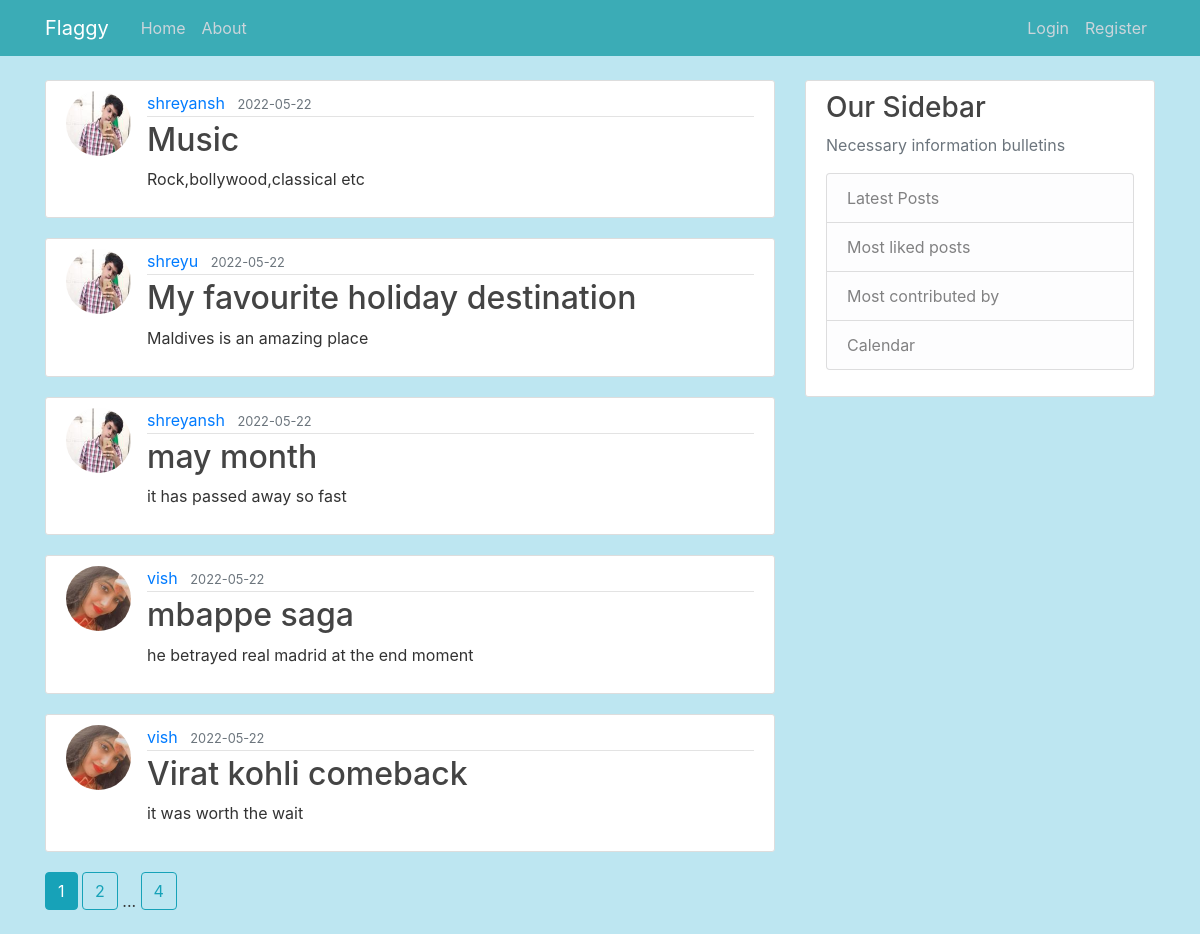
The page /home on the database its author committed.
### flaskblog/models.py (models this page shows, shortened)
class Post(db.Model):
    id = db.Column(db.Integer, primary_key=True)
    title = db.Column(db.String(100), nullable=False)
    date_posted = db.Column(db.DateTime, nullable=False, default=datetime.utcnow)
    content = db.Column(db.Text, nullable=False)
    user_id = db.Column(db.Integer, db.ForeignKey('user.id'), nullable=False)

class User(db.Model, UserMixin):
    id = db.Column(db.Integer, primary_key=True)
    username = db.Column(db.String(20), unique=True, nullable=False)
    email = db.Column(db.String(120), unique=True, nullable=False)
    image_file = db.Column(db.String(20), nullable=False, default='default.jpg')
    password = db.Column(db.String(60), nullable=False)
    posts = db.relationship('Post', backref='author', lazy=True)

### flaskblog/main/routes.py (the view)
@main.route("/")
@main.route("/home")
def home():
    page = request.args.get('page', 1, type=int)
    posts = Post.query.order_by(Post.date_posted.desc()).paginate(page=page, per_page=5)
    return render_template('home.html', posts=posts)

### flaskblog/templates/home.html
{% extends "layout.html" %}
{% block content %}
    {% for post in posts.items %}
        <article class="media content-section">
          <img class="rounded-circle article-img" src="{{ url_for('static', filename='profile_pics/' + post.author.image_file) }}">
          <div class="media-body">
            <div class="article-metadata">
              <a class="mr-2" href="{{ url_for('users.user_posts', username=post.author.username) }}">{{ post.author.username }}</a>
              <small class="text-muted">{{ post.date_posted.strftime('%Y-%m-%d') }}</small>
            </div>
            <h2><a class="article-title" href="{{ url_for('posts.post', post_id=post.id) }}">{{ post.title }}</a></h2>
            <p class="article-content">{{ post.content }}</p>
          </div>
        </article>
    {% endfor %}
    {% for page_num in posts.iter_pages(left_edge=1, right_edge=1, left_current=1, right_current=2) %}
      {% if page_num %}
        {% if posts.page == page_num %}
          <a class="btn btn-info mb-4" href="{{ url_for('main.home', page=page_num) }}">{{ page_num }}</a>
        {% else %}
          <a class="btn btn-outline-info mb-4" href="{{ url_for('main.home', page=page_num) }}">{{ page_num }}</a>
        {% endif %}
      {% else %}
        ...
      {% endif %}
    {% endfor %}
{% endblock content %}

### flaskblog/templates/layout.html (shortened to what this page needs)
<!DOCTYPE html>
<html>
<head>
    <link rel="stylesheet" href="https://maxcdn.bootstrapcdn.com/bootstrap/4.0.0/css/bootstrap.min.css">
    <link rel="stylesheet" type="text/css" href="{{ url_for('static', filename='main.css') }}">
</head>
<body>
    <header class="site-header">
      <nav class="navbar navbar-expand-md navbar-dark bg-steel fixed-top">
        <div class="container">
          <a class="navbar-brand mr-4" href="/">Flaggy</a>
          <div class="collapse navbar-collapse" id="navbarToggle">
            <div class="navbar-nav mr-auto">
              <a class="nav-item nav-link" href="{{ url_for('main.home') }}">Home</a>
              <a class="nav-item nav-link" href="{{ url_for('main.about') }}">About</a>
            </div>
            <div class="navbar-nav">
              {% if current_user.is_authenticated %}
                <a class="nav-item nav-link" href="{{ url_for('posts.new_post') }}">New Post</a>
                <a class="nav-item nav-link" href="{{ url_for('users.account') }}">Account</a>
                <a class="nav-item nav-link" href="{{ url_for('users.logout') }}">Logout</a>
              {% else %}
                <a class="nav-item nav-link" href="{{ url_for('users.login') }}">Login</a>
                <a class="nav-item nav-link" href="{{ url_for('users.register') }}">Register</a>
              {% endif %}
            </div>
          </div>
        </div>
      </nav>
    </header>
    <main role="main" class="container">
      <div class="row">
        <div class="col-md-8">
          {% block content %}{% endblock %}
        </div>
        <div class="col-md-4">
          <div class="content-section">
            <h3>Our Sidebar</h3>
            <p class='text-muted'>Necessary information bulletins
              <ul class="list-group">
                <li class="list-group-item list-group-item-light">Latest Posts</li>
                <li class="list-group-item list-group-item-light">Most liked posts</li>
                <li class="list-group-item list-group-item-light">Most contributed by</li>
                <li class="list-group-item list-group-item-light">Calendar</li>
              </ul>
            </p>
          </div>
        </div>
      </div>
    </main>
</body>
</html>

### flaskblog/static/main.css (style rules this page uses)
body { background: #BDE6F1; color: #333333; margin-top: 5rem; }
h1, h2, h3, h4, h5, h6 { color: #444444; }
.bg-steel { background-color: #3BACB6; }
.site-header .navbar-nav .nav-link { color: #cbd5db; }
.content-section { background: #ffffff; padding: 10px 20px; border: 1px solid #dddddd; border-radius: 3px; margin-bottom: 20px; }
.article-title { color: #444444; }
.article-content { white-space: pre-line; }
.article-img { height: 65px; width: 65px; margin-right: 16px; }
.article-metadata { padding-bottom: 1px; margin-bottom: 4px; border-bottom: 1px solid #e3e3e3 }

### rows shown on the page
Post: image_file (picture), author.username "shreyansh", date_posted "2022-05-22", title "Music", content "Rock,bollywood,classical etc"
Post: image_file (picture), author.username "shreyu", date_posted "2022-05-22", title "My favourite holiday destination", content "Maldives is an amazing place"
Post: image_file (picture), author.username "shreyansh", date_posted "2022-05-22", title "may month", content "it has passed away so fast"
Post: image_file (picture), author.username "vish", date_posted "2022-05-22", title "mbappe saga", content "he betrayed real madrid at the end moment"
Post: image_file (picture), author.username "vish", date_posted "2022-05-22", title "Virat kohli comeback", content "it was worth the wait"

### other values the page prints
{{ page_num }} "1"
{{ page_num }} "2" "4"
